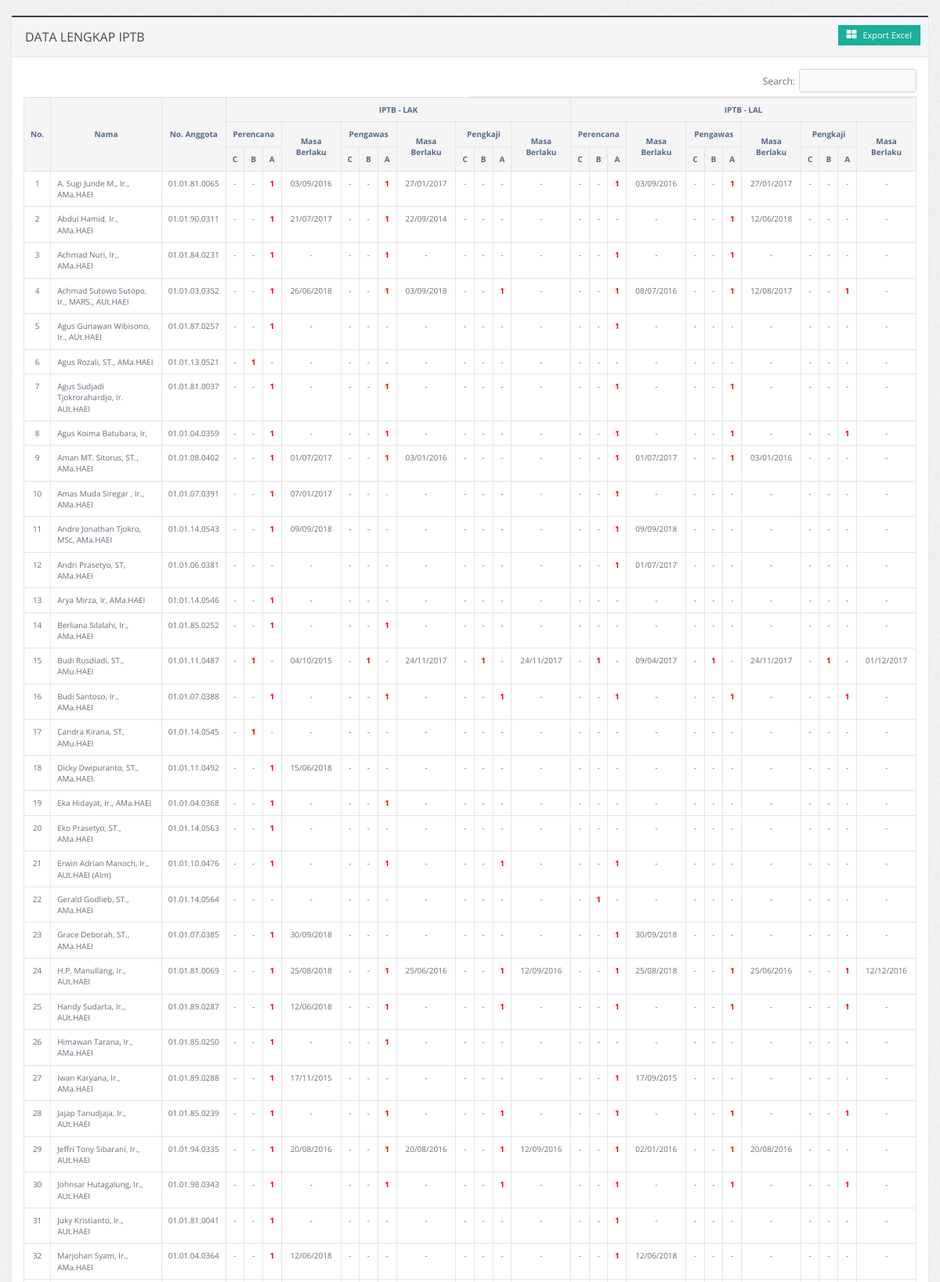
The page /ex_table/tabel_iptb.php (upper part) on the database its author committed.
### tables this page shows
CREATE TABLE `tb_iptb` (
  `id_iptb` int(11) NOT NULL,
  `id_agt` int(11) NOT NULL,
  `perencana_lak` varchar(3) NOT NULL,
  `masa_berlaku_perencana_lak` date NOT NULL,
  `pengawas_lak` varchar(3) NOT NULL,
  `masa_berlaku_pengawas_lak` date NOT NULL,
  `pengkaji_lak` varchar(3) NOT NULL,
  `masa_berlaku_pengkaji_lak` date NOT NULL,
  `perencana_lal` varchar(3) NOT NULL,
  `masa_berlaku_perencana_lal` date NOT NULL,
  `pengawas_lal` varchar(3) NOT NULL,
  `masa_berlaku_pengawas_lal` date NOT NULL,
  `pengkaji_lal` varchar(3) NOT NULL,
  `masa_berlaku_pengkaji_lal` date NOT NULL
);

CREATE TABLE `tb_anggota` (
  `id_agt` int(11) NOT NULL,
  `no_anggota` varchar(20) NOT NULL,
  `nama` varchar(80) NOT NULL,
  `nama_perusahaan` varchar(40) NOT NULL,
  `alamat_perusahaan` text NOT NULL,
  `telpon_perusahaan` varchar(60) NOT NULL,
  `fax` varchar(25) NOT NULL,
  `email_perusahaan` varchar(50) NOT NULL,
  `alamat_rumah` text NOT NULL,
  `handphone` varchar(20) NOT NULL,
  `email` varchar(50) NOT NULL,
  `keanggotaan` int(11) NOT NULL,
  `status` int(11) NOT NULL,
  `masa_berlaku` date NOT NULL
);

### ex_table/tabel_iptb.php (the view, shortened to what this page needs)
<!DOCTYPE html>
<html>
	<head>
	    <link rel="stylesheet" type="text/css" id="theme" href="../css/theme-blue.css"/>
	</head>
	<body>
		<div class="col-md-12" style="margin-top:20px;">
			<div class="panel panel-primary">
				<div class="panel-heading">
				    <h3 class="panel-title">DATA LENGKAP IPTB</h3>
					<div class="pull-right">
				        <a href="tabel_iptb_ex.php" class="btn btn-info btn-sm"><span class="fa fa-th-large"></span> Export Excel</a>
				    </div>
				</div>
				<div class="panel-body">
				    <div class="table-responsive">
						<table id="data" class="table table-bordered table-hover" style="font-size:11px;" width="100%" cellpadding="5px">
							<thead>
								<tr class="active">
									<th rowspan="3" class="text-center" style="vertical-align: middle !important;font-size:10px;">No.</th>
									<th rowspan="3" class="text-center" style="vertical-align: middle !important;font-size:10px;">Nama</th>
									<th rowspan="3" class="text-center" style="vertical-align: middle !important;font-size:10px;">No. Anggota</th>
									<th colspan="12" class="text-center" style="vertical-align: middle !important;font-size:10px;">IPTB - LAK</th>
									<th colspan="12" class="text-center" style="vertical-align: middle !important;font-size:10px;">IPTB - LAL</th>
								</tr>
								<tr class="active">
									<th colspan="3" class="text-center" style="vertical-align: middle !important;font-size:10px;">Perencana</th>
									<th rowspan="2" class="text-center" style="vertical-align: middle !important;font-size:10px;">Masa Berlaku</th>
									<th colspan="3" class="text-center" style="vertical-align: middle !important;font-size:10px;">Pengawas</th>
									<th rowspan="2" class="text-center" style="vertical-align: middle !important;font-size:10px;">Masa Berlaku</th>
									<th colspan="3" class="text-center" style="vertical-align: middle !important;font-size:10px;">Pengkaji</th>
									<th rowspan="2" class="text-center" style="vertical-align: middle !important;font-size:10px;">Masa Berlaku</th>
									<th colspan="3" class="text-center" style="vertical-align: middle !important;font-size:10px;">Perencana</th>
									<th rowspan="2" class="text-center" style="vertical-align: middle !important;font-size:10px;">Masa Berlaku</th>
									<th colspan="3" class="text-center" style="vertical-align: middle !important;font-size:10px;">Pengawas</th>
									<th rowspan="2" class="text-center" style="vertical-align: middle !important;font-size:10px;">Masa Berlaku</th>
									<th colspan="3" class="text-center" style="vertical-align: middle !important;font-size:10px;">Pengkaji</th>
									<th rowspan="2" class="text-center" style="vertical-align: middle !important;font-size:10px;">Masa Berlaku</th>
								</tr>
								<tr class="active">
									<th class="text-center" style="vertical-align: middle !important;font-size:10px;">C</th>
									<th class="text-center" style="vertical-align: middle !important;font-size:10px;">B</th>
									<th class="text-center" style="vertical-align: middle !important;font-size:10px;">A</th>
									<th class="text-center" style="vertical-align: middle !important;font-size:10px;">C</th>
									<th class="text-center" style="vertical-align: middle !important;font-size:10px;">B</th>
									<th class="text-center" style="vertical-align: middle !important;font-size:10px;">A</th>
									<th class="text-center" style="vertical-align: middle !important;font-size:10px;">C</th>
									<th class="text-center" style="vertical-align: middle !important;font-size:10px;">B</th>
									<th class="text-center" style="vertical-align: middle !important;font-size:10px;">A</th>
									<th class="text-center" style="vertical-align: middle !important;font-size:10px;">C</th>
									<th class="text-center" style="vertical-align: middle !important;font-size:10px;">B</th>
									<th class="text-center" style="vertical-align: middle !important;font-size:10px;">A</th>
									<th class="text-center" style="vertical-align: middle !important;font-size:10px;">C</th>
									<th class="text-center" style="vertical-align: middle !important;font-size:10px;">B</th>
									<th class="text-center" style="vertical-align: middle !important;font-size:10px;">A</th>
									<th class="text-center" style="vertical-align: middle !important;font-size:10px;">C</th>
									<th class="text-center" style="vertical-align: middle !important;font-size:10px;">B</th>
									<th class="text-center" style="vertical-align: middle !important;font-size:10px;">A</th>
								</tr>
							</thead>
							<tbody>
								<?php
									$host   = "localhost";
									$user   = "haeiorid_anggota";
									$pw     = "P@ssw0rd.123";
									$koneksi    = mysqli_connect($host,$user,$pw);
				                    $no     = 1;
				                    $query  = mysqli_query($koneksi,("SELECT a.nama, a.no_anggota, b.* FROM tb_iptb AS b
				                                                      INNER JOIN tb_anggota AS a USING(id_agt)"));
				                    foreach($query as $data){
				                ?>
				                <tr style="font-size:10px;" class="text-center">
				                    <td><?php echo $no++ ?></td>
				        			<td class="text-left"><?php echo $data['nama'] ?></td>
				        			<td><?php echo $data['no_anggota'] ?></td>
									<td>
					                    <?php
					                        if ($data['perencana_lak'] == "c") {
					                            echo "<span style='color:red;font-weight:bold;'>1</span>";
					                        }else{
					                            echo "-";
					                        }
					                    ?>
					                </td>
					                <td>
					                    <?php
					                        if ($data['perencana_lak'] == "b") {
					                            echo "<span style='color:red;font-weight:bold;'>1</span>";
					                        }else{
					                            echo "-";
					                        }
					                    ?>
					                </td>
					                <td>
					                    <?php
					                        if ($data['perencana_lak'] == "a") {
					                            echo "<span style='color:red;font-weight:bold;'>1</span>";
					                        }else{
					                            echo "-";
					                        }
					                    ?>
					                </td>
					                <td>
										<?php
				                            $mb = $data['masa_berlaku_perencana_lak'];
				                            $timestamp = strtotime($mb);
				                            if ($data['masa_berlaku_perencana_lak'] == "0000-00-00"){
				                                echo "-";
				                            }else{
				                                echo date('d/m/Y', $timestamp);
				                            }
				                        ?>
					                </td>
					                <td>
					                    <?php
					                        if ($data['pengawas_lak'] == "c") {
					                            echo "<span style='color:red;font-weight:bold;'>1</span>";
					                        }else{
					                            echo "-";
					                        }
					                    ?>
					                </td>
					                <td>
					                    <?php
					                        if ($data['pengawas_lak'] == "b") {
					                            echo "<span style='color:red;font-weight:bold;'>1</span>";
					                        }else{
					                            echo "-";
					                        }
					                    ?>
					                </td>
					                <td>
					                    <?php
					                        if ($data['pengawas_lak'] == "a") {
					                            echo "<span style='color:red;font-weight:bold;'>1</span>";
					                        }else{
					                            echo "-";
					                        }
					                    ?>
					                </td>
					                <td>
										<?php
				                            $mb1 = $data['masa_berlaku_pengawas_lak'];
				                            $timestamp = strtotime($mb1);
				                            if ($data['masa_berlaku_pengawas_lak'] == "0000-00-00"){
				                                echo "-";
				                            }else{
				                                echo date('d/m/Y', $timestamp);
				                            }
				                        ?>
					                </td>
					                <td>
					                    <?php
					                        if ($data['pengkaji_lak'] == "c") {
					                            echo "<span style='color:red;font-weight:bold;'>1</span>";
					                        }else{
					                            echo "-";
					                        }
					                    ?>
					                </td>
					                <td>
					                    <?php
					                        if ($data['pengkaji_lak'] == "b") {
					                            echo "<span style='color:red;font-weight:bold;'>1</span>";
					                        }else{
					                            echo "-";
					                        }
					                    ?>
					                </td>
					                <td>
					                    <?php
					                        if ($data['pengkaji_lak'] == "a") {
					                            echo "<span style='color:red;font-weight:bold;'>1</span>";
					                        }else{
					                            echo "-";
					                        }
					                    ?>
					                </td>
					                <td>
										<?php
				                            $mb2 = $data['masa_berlaku_pengkaji_lak'];
				                            $timestamp = strtotime($mb2);
				                            if ($data['masa_berlaku_pengkaji_lak'] == "0000-00-00"){
				                                echo "-";
				                            }else{
				                                echo date('d/m/Y', $timestamp);
				                            }
				                        ?>
					                </td>
									<td>
					                    <?php
					                        if ($data['perencana_lal'] == "c") {
					                            echo "<span style='color:red;font-weight:bold;'>1</span>";
					                        }else{
					                            echo "-";
					                        }
					                    ?>
					                </td>
					                <td>
					                    <?php
					                        if ($data['perencana_lal'] == "b") {
					                            echo "<span style='color:red;font-weight:bold;'>1</span>";
					                        }else{
					                            echo "-";
					                        }
					                    ?>
					                </td>
					                <td>
					                    <?php
					                        if ($data['perencana_lal'] == "a") {
					                            echo "<span style='color:red;font-weight:bold;'>1</span>";
					                        }else{
					                            echo "-";
					                        }
					                    ?>
					                </td>
					                <td>
										<?php
				                            $mb3 = $data['masa_berlaku_perencana_lal'];
				                            $timestamp = strtotime($mb3);
				                            if ($data['masa_berlaku_perencana_lal'] == "0000-00-00"){
				                                echo "-";
				                            }else{
				                                echo date('d/m/Y', $timestamp);
				                            }
				                        ?>
					                </td>
					                <td>
					                    <?php
					                        if ($data['pengawas_lal'] == "c") {
					                            echo "<span style='color:red;font-weight:bold;'>1</span>";
					                        }else{
					                            echo "-";
					                        }
					                    ?>
					                </td>
					                <td>
					                    <?php
					                        if ($data['pengawas_lal'] == "b") {
					                            echo "<span style='color:red;font-weight:bold;'>1</span>";
					                        }else{
					                            echo "-";
					                        }
					                    ?>
					                </td>
					                <td>
					                    <?php
					                        if ($data['pengawas_lal'] == "a") {
					                            echo "<span style='color:red;font-weight:bold;'>1</span>";
					                        }else{
					                            echo "-";
					                        }
					                    ?>
					                </td>
					                <td>
										<?php
 										   $mb4 = $data['masa_berlaku_pengawas_lal'];
 										   $timestamp = strtotime($mb4);
 										   if ($data['masa_berlaku_pengawas_lal'] == "0000-00-00"){
 											   echo "-";
 										   }else{
 											   echo date('d/m/Y', $timestamp);
 										   }
 									   	?>
					                </td>
					                <td>
					                    <?php
					                        if ($data['pengkaji_lal'] == "c") {
					                            echo "<span style='color:red;font-weight:bold;'>1</span>";
					                        }else{
					                            echo "-";
					                        }
					                    ?>
					                </td>
					                <td>
					                    <?php
					                        if ($data['pengkaji_lal'] == "b") {
					                            echo "<span style='color:red;font-weight:bold;'>1</span>";
					                        }else{
					                            echo "-";
					                        }
					                    ?>
					                </td>
					                <td>
					                    <?php
					                        if ($data['pengkaji_lal'] == "a") {
					                            echo "<span style='color:red;font-weight:bold;'>1</span>";
					                        }else{
					                            echo "-";
					                        }
					                    ?>
					                </td>
					                <td>
										<?php
				                            $mb5 = $data['masa_berlaku_pengkaji_lal'];
				                            $timestamp = strtotime($mb5);
				                            if ($data['masa_berlaku_pengkaji_lal'] == "0000-00-00"){
				                                echo "-";
				                            }else{
				                                echo date('d/m/Y', $timestamp);
				                            }
				                        ?>
					                </td>
								</tr>
								<?php } ?>
							</tbody>
						</table>
					</div>
				</div>
			</div>
		</div>
	</body>
</html>

### rows shown on the page
tb_iptb: id_agt.nama "A. Sugi Junde M., Ir., AMa.HAEI", id_agt.no_anggota "01.01.81.0065", perencana_lak "1", masa_berlaku_perencana_lak "03/09/2016", pengawas_lak "1", masa_berlaku_pengawas_lak "27/01/2017", perencana_lal "1", masa_berlaku_perencana_lal "03/09/2016", pengawas_lal "1", masa_berlaku_pengawas_lal "27/01/2017"
tb_iptb: id_agt.nama "Abdul Hamid, Ir., AMa.HAEI", id_agt.no_anggota "01.01.90.0311", perencana_lak "1", masa_berlaku_perencana_lak "21/07/2017", pengawas_lak "1", masa_berlaku_pengawas_lak "22/09/2014", pengawas_lal "1", masa_berlaku_pengawas_lal "12/06/2018"
tb_iptb: id_agt.nama "Achmad Nuri, Ir., AMa.HAEI", id_agt.no_anggota "01.01.84.0231", perencana_lak "1", pengawas_lak "1", perencana_lal "1", pengawas_lal "1"
tb_iptb: id_agt.nama "Achmad Sutowo Sutopo, Ir., MARS., AUt.HAEI", id_agt.no_anggota "01.01.03.0352", perencana_lak "1", masa_berlaku_perencana_lak "26/06/2018", pengawas_lak "1", masa_berlaku_pengawas_lak "03/09/2018", pengkaji_lak "1", perencana_lal "1", masa_berlaku_perencana_lal "08/07/2016", pengawas_lal "1", masa_berlaku_pengawas_lal "12/08/2017", pengkaji_lal "1"
tb_iptb: id_agt.nama "Agus Gunawan Wibisono, Ir., AUt.HAEI", id_agt.no_anggota "01.01.87.0257", perencana_lak "1", perencana_lal "1"
tb_iptb: id_agt.nama "Agus Rozali, ST., AMa.HAEI", id_agt.no_anggota "01.01.13.0521", perencana_lak "1"
tb_iptb: id_agt.nama "Agus Sudjadi Tjokrorahardjo, Ir. AUt.HAEI", id_agt.no_anggota "01.01.81.0037", perencana_lak "1", pengawas_lak "1", perencana_lal "1", pengawas_lal "1"
tb_iptb: id_agt.nama "Agus Koima Batubara, Ir,", id_agt.no_anggota "01.01.04.0359", perencana_lak "1", pengawas_lak "1", perencana_lal "1", pengawas_lal "1", pengkaji_lal "1"
tb_iptb: id_agt.nama "Aman MT. Sitorus, ST., AMa.HAEI", id_agt.no_anggota "01.01.08.0402", perencana_lak "1", masa_berlaku_perencana_lak "01/07/2017", pengawas_lak "1", masa_berlaku_pengawas_lak "03/01/2016", perencana_lal "1", masa_berlaku_perencana_lal "01/07/2017", pengawas_lal "1", masa_berlaku_pengawas_lal "03/01/2016"
tb_iptb: id_agt.nama "Amas Muda Siregar , Ir., AMa.HAEI", id_agt.no_anggota "01.01.07.0391", perencana_lak "1", masa_berlaku_perencana_lak "07/01/2017", perencana_lal "1"
tb_iptb: id_agt.nama "Andre Jonathan Tjokro, MSc, AMa.HAEI", id_agt.no_anggota "01.01.14.0543", perencana_lak "1", masa_berlaku_perencana_lak "09/09/2018", perencana_lal "1", masa_berlaku_perencana_lal "09/09/2018"
tb_iptb: id_agt.nama "Andri Prasetyo, ST, AMa.HAEI", id_agt.no_anggota "01.01.06.0381", perencana_lal "1", masa_berlaku_perencana_lal "01/07/2017"
tb_iptb: id_agt.nama "Arya Mirza, Ir, AMa.HAEI", id_agt.no_anggota "01.01.14.0546", perencana_lak "1"
tb_iptb: id_agt.nama "Berliana Silalahi, Ir., AMa.HAEI", id_agt.no_anggota "01.01.85.0252", perencana_lak "1", pengawas_lak "1"
tb_iptb: id_agt.nama "Budi Rusdiadi, ST., AMu.HAEI", id_agt.no_anggota "01.01.11.0487", perencana_lak "1", masa_berlaku_perencana_lak "04/10/2015", pengawas_lak "1", masa_berlaku_pengawas_lak "24/11/2017", pengkaji_lak "1", masa_berlaku_pengkaji_lak "24/11/2017", perencana_lal "1", masa_berlaku_perencana_lal "09/04/2017", pengawas_lal "1", masa_berlaku_pengawas_lal "24/11/2017", pengkaji_lal "1", masa_berlaku_pengkaji_lal "01/12/2017"
tb_iptb: id_agt.nama "Budi Santoso, Ir., AMa.HAEI", id_agt.no_anggota "01.01.07.0388", perencana_lak "1", pengawas_lak "1", pengkaji_lak "1", perencana_lal "1", pengawas_lal "1", pengkaji_lal "1"
tb_iptb: id_agt.nama "Candra Kirana, ST, AMu.HAEI", id_agt.no_anggota "01.01.14.0545", perencana_lak "1"
tb_iptb: id_agt.nama "Dicky Dwipuranto, ST., AMa.HAEI.", id_agt.no_anggota "01.01.11.0492", perencana_lak "1", masa_berlaku_perencana_lak "15/06/2018"
tb_iptb: id_agt.nama "Eka Hidayat, Ir., AMa.HAEI", id_agt.no_anggota "01.01.04.0368", perencana_lak "1", pengawas_lak "1"
tb_iptb: id_agt.nama "Eko Prasetyo, ST., AMa.HAEI", id_agt.no_anggota "01.01.14.0563", perencana_lak "1"
tb_iptb: id_agt.nama "Erwin Adrian Manoch, Ir., AUt.HAEI (Alm)", id_agt.no_anggota "01.01.10.0476", perencana_lak "1", pengawas_lak "1", pengkaji_lak "1", perencana_lal "1"
tb_iptb: id_agt.nama "Gerald Godlieb, ST., AMa.HAEI", id_agt.no_anggota "01.01.14.0564", perencana_lal "1"
tb_iptb: id_agt.nama "Grace Deborah, ST., AMa.HAEI", id_agt.no_anggota "01.01.07.0385", perencana_lak "1", masa_berlaku_perencana_lak "30/09/2018", perencana_lal "1", masa_berlaku_perencana_lal "30/09/2018"
tb_iptb: id_agt.nama "H.P. Manullang, Ir., AUt.HAEI", id_agt.no_anggota "01.01.81.0069", perencana_lak "1", masa_berlaku_perencana_lak "25/08/2018", pengawas_lak "1", masa_berlaku_pengawas_lak "25/06/2016", pengkaji_lak "1", masa_berlaku_pengkaji_lak "12/09/2016", perencana_lal "1", masa_berlaku_perencana_lal "25/08/2018", pengawas_lal "1", masa_berlaku_pengawas_lal "25/06/2016", pengkaji_lal "1", masa_berlaku_pengkaji_lal "12/12/2016"
tb_iptb: id_agt.nama "Handy Sudarta, Ir., AUt.HAEI", id_agt.no_anggota "01.01.89.0287", perencana_lak "1", masa_berlaku_perencana_lak "12/06/2018", pengawas_lak "1", pengkaji_lak "1", perencana_lal "1", pengawas_lal "1", pengkaji_lal "1"
tb_iptb: id_agt.nama "Himawan Tarana, Ir., AMa.HAEI", id_agt.no_anggota "01.01.85.0250", perencana_lak "1", pengawas_lak "1"
tb_iptb: id_agt.nama "Iwan Karyana, Ir., AMa.HAEI", id_agt.no_anggota "01.01.89.0288", perencana_lak "1", masa_berlaku_perencana_lak "17/11/2015", perencana_lal "1", masa_berlaku_perencana_lal "17/09/2015"
tb_iptb: id_agt.nama "Jajap Tanudjaja, Ir., AUt.HAEI", id_agt.no_anggota "01.01.85.0239", perencana_lak "1", pengawas_lak "1", pengkaji_lak "1", perencana_lal "1", pengawas_lal "1", pengkaji_lal "1"
tb_iptb: id_agt.nama "Jeffri Tony Sibarani, Ir., AUt.HAEI", id_agt.no_anggota "01.01.94.0335", perencana_lak "1", masa_berlaku_perencana_lak "20/08/2016", pengawas_lak "1", masa_berlaku_pengawas_lak "20/08/2016", pengkaji_lak "1", masa_berlaku_pengkaji_lak "12/09/2016", perencana_lal "1", masa_berlaku_perencana_lal "02/01/2016", pengawas_lal "1", masa_berlaku_pengawas_lal "20/08/2016"
tb_iptb: id_agt.nama "Johnsar Hutagalung, Ir., AUt.HAEI", id_agt.no_anggota "01.01.98.0343", perencana_lak "1", pengawas_lak "1", pengkaji_lak "1", perencana_lal "1", pengawas_lal "1", pengkaji_lal "1"
tb_iptb: id_agt.nama "Juky Kristianto, Ir., AUt.HAEI", id_agt.no_anggota "01.01.81.0041", perencana_lak "1", perencana_lal "1"
tb_iptb: id_agt.nama "Marjohan Syam, Ir., AMa.HAEI", id_agt.no_anggota "01.01.04.0364", perencana_lak "1", masa_berlaku_perencana_lak "12/06/2018", perencana_lal "1", masa_berlaku_perencana_lal "12/06/2018"
